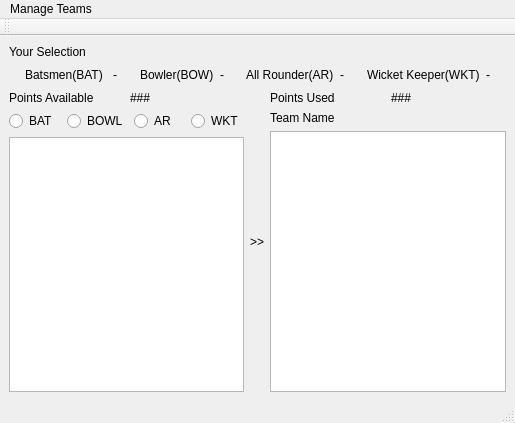
<?xml version="1.0" encoding="UTF-8"?>
<ui version="4.0">
 <class>MainWindow</class>
 <widget class="QMainWindow" name="MainWindow">
  <property name="geometry">
   <rect>
    <x>0</x>
    <y>0</y>
    <width>515</width>
    <height>423</height>
   </rect>
  </property>
  <property name="windowTitle">
   <string>MainWindow</string>
  </property>
  <widget class="QWidget" name="centralwidget">
   <layout class="QVBoxLayout" name="verticalLayout_3">
    <item>
     <widget class="QLabel" name="label_8">
      <property name="text">
       <string>Your Selection</string>
      </property>
     </widget>
    </item>
    <item>
     <layout class="QHBoxLayout" name="horizontalLayout_6">
      <item>
       <spacer name="horizontalSpacer_2">
        <property name="orientation">
         <enum>Qt::Horizontal</enum>
        </property>
        <property name="sizeHint" stdset="0">
         <size>
          <width>40</width>
          <height>20</height>
         </size>
        </property>
       </spacer>
      </item>
      <item>
       <widget class="QLabel" name="label_9">
        <property name="text">
         <string>Batsmen(BAT) </string>
        </property>
       </widget>
      </item>
      <item>
       <widget class="QLabel" name="label_10">
        <property name="text">
         <string>-</string>
        </property>
       </widget>
      </item>
      <item>
       <spacer name="horizontalSpacer">
        <property name="orientation">
         <enum>Qt::Horizontal</enum>
        </property>
        <property name="sizeHint" stdset="0">
         <size>
          <width>40</width>
          <height>20</height>
         </size>
        </property>
       </spacer>
      </item>
      <item>
       <widget class="QLabel" name="label_11">
        <property name="text">
         <string>Bowler(BOW)</string>
        </property>
       </widget>
      </item>
      <item>
       <widget class="QLabel" name="label_15">
        <property name="text">
         <string>-</string>
        </property>
       </widget>
      </item>
      <item>
       <spacer name="horizontalSpacer_3">
        <property name="orientation">
         <enum>Qt::Horizontal</enum>
        </property>
        <property name="sizeHint" stdset="0">
         <size>
          <width>40</width>
          <height>20</height>
         </size>
        </property>
       </spacer>
      </item>
      <item>
       <widget class="QLabel" name="label_12">
        <property name="text">
         <string>All Rounder(AR)</string>
        </property>
       </widget>
      </item>
      <item>
       <widget class="QLabel" name="label_14">
        <property name="text">
         <string>-</string>
        </property>
       </widget>
      </item>
      <item>
       <spacer name="horizontalSpacer_4">
        <property name="orientation">
         <enum>Qt::Horizontal</enum>
        </property>
        <property name="sizeHint" stdset="0">
         <size>
          <width>40</width>
          <height>20</height>
         </size>
        </property>
       </spacer>
      </item>
      <item>
       <widget class="QLabel" name="label_13">
        <property name="text">
         <string>Wicket Keeper(WKT)</string>
        </property>
       </widget>
      </item>
      <item>
       <widget class="QLabel" name="label_16">
        <property name="text">
         <string>-</string>
        </property>
       </widget>
      </item>
      <item>
       <spacer name="horizontalSpacer_5">
        <property name="orientation">
         <enum>Qt::Horizontal</enum>
        </property>
        <property name="sizeHint" stdset="0">
         <size>
          <width>40</width>
          <height>20</height>
         </size>
        </property>
       </spacer>
      </item>
     </layout>
    </item>
    <item>
     <layout class="QHBoxLayout" name="horizontalLayout_5">
      <item>
       <layout class="QVBoxLayout" name="verticalLayout">
        <item>
         <layout class="QHBoxLayout" name="horizontalLayout">
          <item>
           <widget class="QLabel" name="label">
            <property name="text">
             <string>Points Available</string>
            </property>
           </widget>
          </item>
          <item>
           <widget class="QLabel" name="label_2">
            <property name="text">
             <string>###</string>
            </property>
           </widget>
          </item>
         </layout>
        </item>
        <item>
         <layout class="QHBoxLayout" name="horizontalLayout_2">
          <item>
           <widget class="QRadioButton" name="radioButton">
            <property name="text">
             <string>BAT</string>
            </property>
           </widget>
          </item>
          <item>
           <widget class="QRadioButton" name="radioButton_2">
            <property name="text">
             <string>BOWL</string>
            </property>
           </widget>
          </item>
          <item>
           <widget class="QRadioButton" name="radioButton_3">
            <property name="text">
             <string>AR</string>
            </property>
           </widget>
          </item>
          <item>
           <widget class="QRadioButton" name="radioButton_4">
            <property name="text">
             <string>WKT</string>
            </property>
           </widget>
          </item>
         </layout>
        </item>
        <item>
         <widget class="QListWidget" name="listWidget"/>
        </item>
       </layout>
      </item>
      <item>
       <widget class="QLabel" name="label_7">
        <property name="text">
         <string>&gt;&gt;</string>
        </property>
       </widget>
      </item>
      <item>
       <layout class="QVBoxLayout" name="verticalLayout_2">
        <item>
         <layout class="QHBoxLayout" name="horizontalLayout_3">
          <item>
           <widget class="QLabel" name="label_3">
            <property name="text">
             <string>Points Used</string>
            </property>
           </widget>
          </item>
          <item>
           <widget class="QLabel" name="label_4">
            <property name="text">
             <string>###</string>
            </property>
           </widget>
          </item>
         </layout>
        </item>
        <item>
         <layout class="QHBoxLayout" name="horizontalLayout_4">
          <item>
           <widget class="QLabel" name="label_6">
            <property name="text">
             <string>Team Name</string>
            </property>
           </widget>
          </item>
          <item>
           <widget class="QLabel" name="TName">
            <property name="text">
             <string/>
            </property>
           </widget>
          </item>
         </layout>
        </item>
        <item>
         <widget class="QListWidget" name="listWidget_2"/>
        </item>
       </layout>
      </item>
     </layout>
    </item>
   </layout>
  </widget>
  <widget class="QMenuBar" name="menubar">
   <property name="geometry">
    <rect>
     <x>0</x>
     <y>0</y>
     <width>515</width>
     <height>27</height>
    </rect>
   </property>
   <widget class="QMenu" name="menuManage_Teams">
    <property name="title">
     <string>Manage Teams</string>
    </property>
    <addaction name="actionNew_Team"/>
    <addaction name="actionOpen_Team"/>
    <addaction name="actionSave_Team"/>
    <addaction name="actionEvaluate_Team"/>
   </widget>
   <addaction name="menuManage_Teams"/>
  </widget>
  <widget class="QStatusBar" name="statusbar"/>
  <widget class="QToolBar" name="toolBar">
   <property name="windowTitle">
    <string>toolBar</string>
   </property>
   <attribute name="toolBarArea">
    <enum>TopToolBarArea</enum>
   </attribute>
   <attribute name="toolBarBreak">
    <bool>false</bool>
   </attribute>
  </widget>
  <action name="actionNew_Team">
   <property name="text">
    <string>New Team</string>
   </property>
  </action>
  <action name="actionOpen_Team">
   <property name="text">
    <string>Open Team</string>
   </property>
  </action>
  <action name="actionSave_Team">
   <property name="text">
    <string>Save Team</string>
   </property>
  </action>
  <action name="actionEvaluate_Team">
   <property name="text">
    <string>Evaluate Team</string>
   </property>
  </action>
 </widget>
 <resources/>
 <connections/>
</ui>
